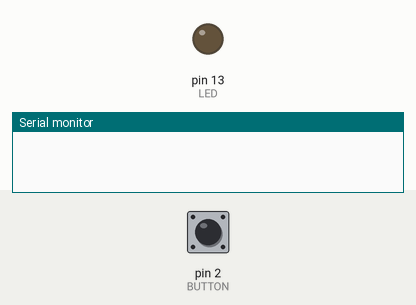
Recording of a sketch running on a simulated Arduino Uno, built with avr-gcc and run on an emulated ATmega328P. Parts: output pins drawn as LEDs (lit = HIGH), the last lines printed to the serial monitor. Dashed ring = blinking. The test bench sets the inputs (shaded band); at power-on: pin 2 (BUTTON) HIGH.

Above: at 1.2 s.
1.3 s: pin 2 (BUTTON) pulled LOW for 0.15 s
2.9 s: pin 2 (BUTTON) pulsed LOW 5 times (0.12 s each, 0.3 s apart)
At 3.8 s:
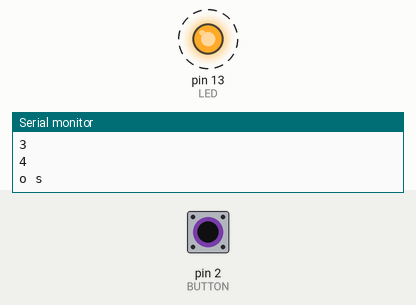
7.4 s: pin 2 (BUTTON) pulled LOW for 1 s
10.4 s: pin 2 (BUTTON) pulsed LOW 2 times (0.12 s each, 0.3 s apart)
Timing chart, 0 to 14.4 s (numbered marks = the images above; inputs shaded):
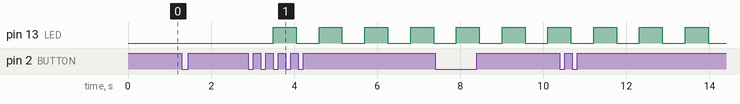

The sketch:

hack2_0.ino
```cpp
#include <MIDI.h>
#define LED 13
#define BUTTON 2

void setup() {
  pinMode(LED, OUTPUT);
  pinMode(BUTTON, INPUT_PULLUP);
  Serial.begin(9600);
}
// DEFINE GLOBAL VARIABLES AS NEEDED
int freq = 1;
unsigned long time = 500;
unsigned long prevBlink = 0;
unsigned long prevPress = 0;
unsigned long rel = 0;
unsigned long dur = 0;
byte prev_state = 1;
int count = 0;
int first[] = {0, 0, 0, 0};
//int LED = 13
//int BUTTON = 10
MIDI_CREATE_DEFAULT_INSTANCE();

void loop() {
  // YOUR CODE HERE
byte curr_state = digitalRead(BUTTON);
if(count < 4) {
    //Serial.println("<4");
    if(curr_state==0 && prev_state==1 && millis() > prevPress + 100){//BUTTON PRESSED
      first[count] = millis();
      count++;
      Serial.println(count);
    }
    prev_state = curr_state;
}else{
////Serial.println(">=4");
if(count==4){
  unsigned long total = first[3] - first[0];
  time = total/4;
  count++;
}

if(millis() > prevBlink + time){
   digitalWrite(LED, 1-digitalRead(LED));
   prevBlink = millis();
}

if(curr_state==0 && prev_state==1 && millis() > prevPress + 100) { //BUTTON PRESSED
    prevPress = millis();
    //Serial.println("Pressed at:");
}
if(curr_state==1 && prev_state==0) {
    rel = millis();
    dur = rel - prevPress;
    if(dur < .5*time){ //short
      Serial.print("s ");
    }else if(dur<time){ //long
      Serial.print("e ");
   } else if(dur<1.5*time){
      Serial.print("e. ");
    }else if(dur<2*time){ //long
      Serial.print("q ");
       }else if(dur<3*time){ //long
      Serial.print("q. ");
       }else{
     Serial.print("o ");
    }
}
   prev_state = curr_state;

}
}
```

Measured:
- after the input at 2.9 s, pin 13 (LED): alternates HIGH for 0.55 s and LOW for 0.55 s, starting after 0.60 s
